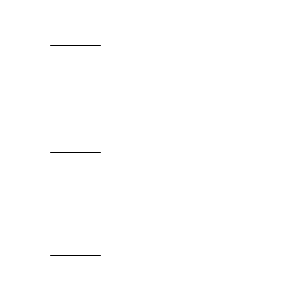
Frame 1 (no input)
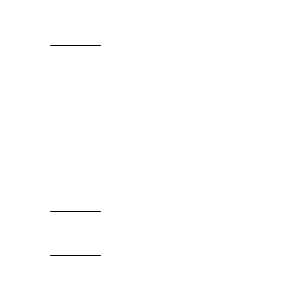
Frame 60 (the mouse pressed at the canvas centre just before this capture)
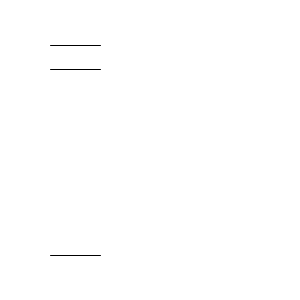
Frame 120 (the mouse held since frame 60 and released just before this capture)

The Processing sketch that drew these frames (run headless with seeded random() and noise(); from frame 60 on, the mouse is pressed at the canvas centre):

// Processing sketch: processing_1074
// ── processing_1074.pde

/*frame rate independent oscillator!
This only works at frequencies that are lower than the frame rate
remember sin(angle in radians) = something between -1 and 1, depending on angle
we can take the product of sin() and multiply it to be the right scale for our animation!
Jack Perkins, 2009, jackaperkins BATS! gmail.com */

float wave; // our variable for keeping track of current wave position (goes from 0-2PI)
float freq; // desired frequency, used to figure out how much to increment wave by

void setup(){
  size(300,300);
  wave=0;
  freq=0.23;
  frameRate(30); //my favorite is 9997
}

void draw(){
  background(255); // hurrrr durrrr

  //incrementing wave
  if (wave+hz(freq)>2*PI) { //if the new wave will be over 2PI ...
    wave=(wave+hz(freq)-2*PI); //then roll it over 
  } else {
    wave+=hz(freq); //otherwise just add the increment to wave
  }
  
  line(50,45,100,45); //draw top and bottom lines
  line(50,255,100,255);
  
  //draw our moving line based on the sin() of wave
  line(50,150+100*sin(wave),100,150+100*sin(wave));  //multiply the product of sin() by how many pixels we want it to sway
}


//figuring out our increment value per frame
float hz(float x) { //take in our desired freq as X
  return((2*PI*x)/frameRate); //2PI is one complete cycle, so multiply by freq and divide by frame
}


// increase or decrese frequency, bugs out if you go over 1hz per frame!
void keyPressed() {
  if (key=='='){
     freq=freq*1.3;
  } else if (key=='-'){
    freq=freq/1.3;
  }
}
